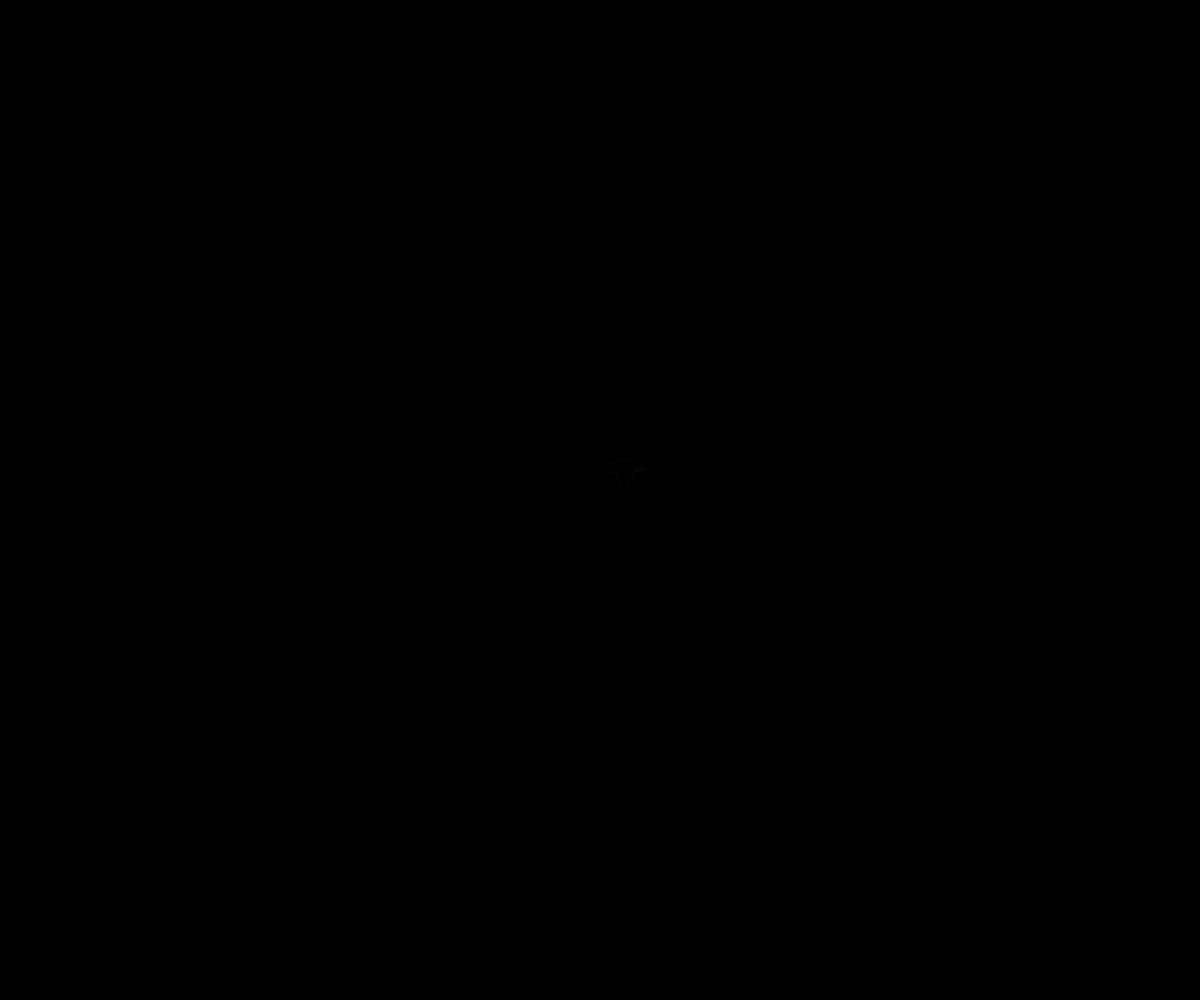
Frame 1 (no input)
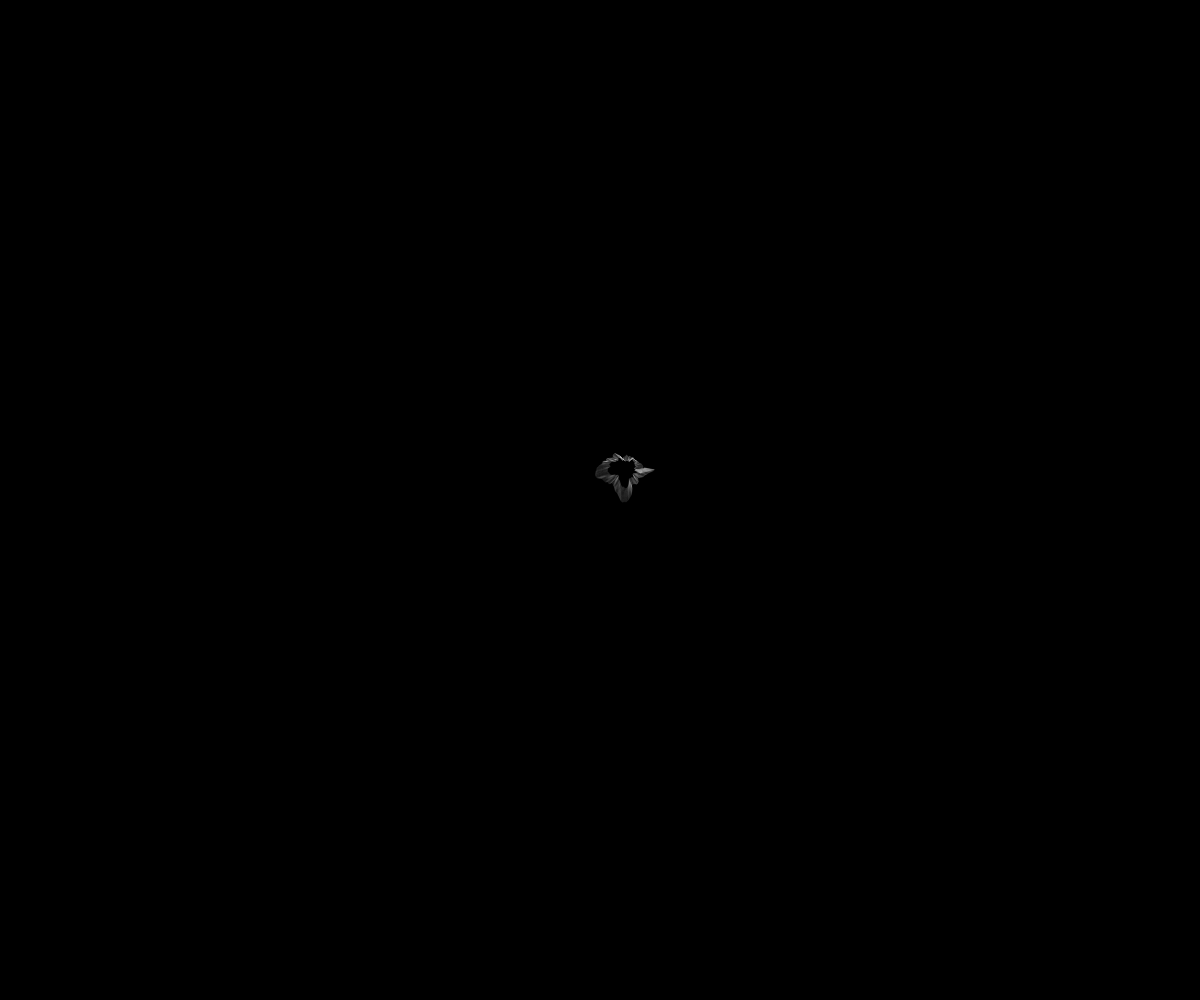
Frame 60 (no input)
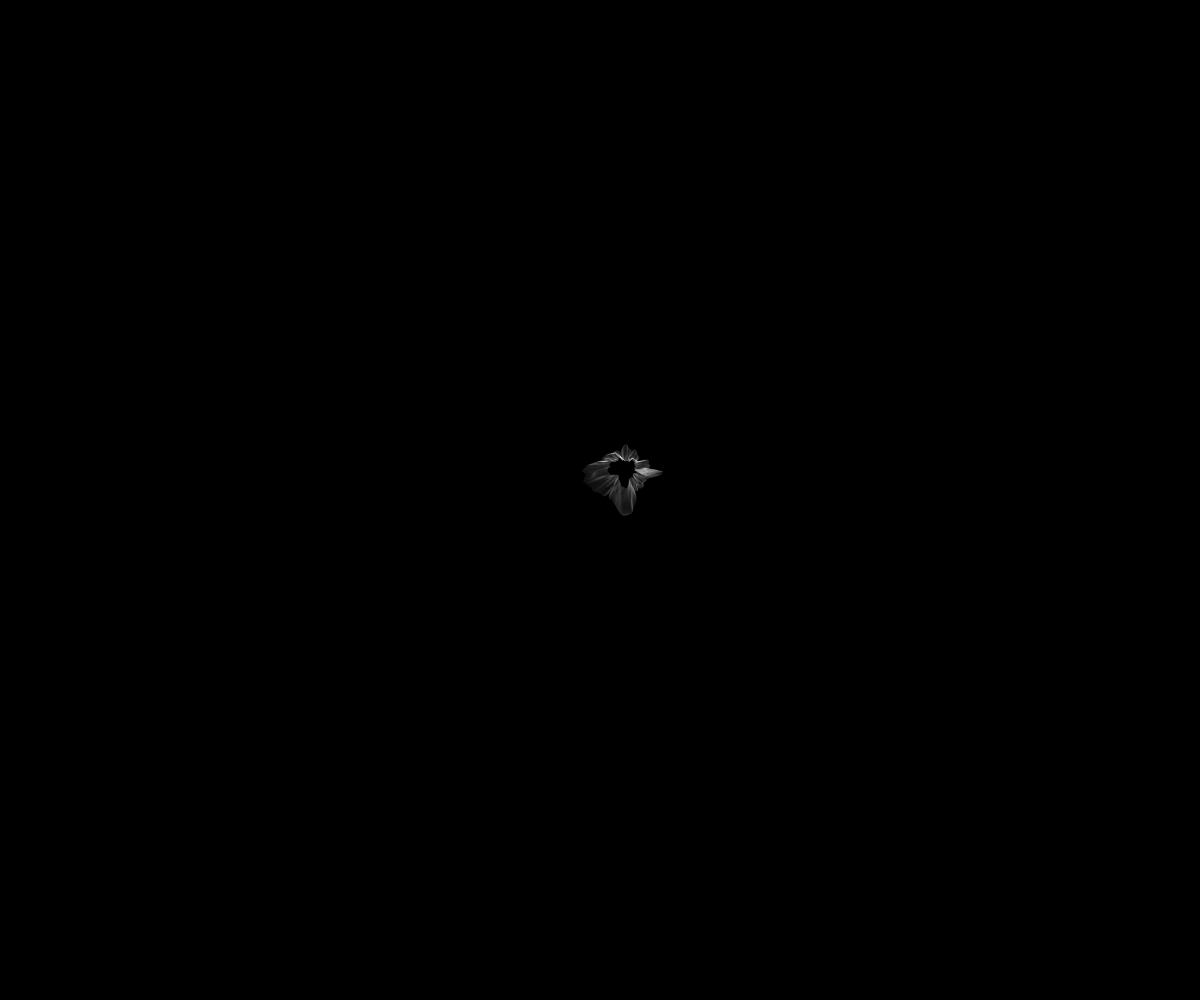
Frame 120 (the mouse pressed at the canvas centre since frame 60)

The p5.js sketch that drew these frames (run headless with seeded random() and noise() and a simulated clock; from frame 60 on, the mouse is pressed at the canvas centre):

// p5.js sketch
// ── sketch.js
var centerX
var centerY
var radius
var totalDegrees = 369
var direction
var rotation
var r = 255
var g = 255
var b = 255

function setup() {
    canvas = createCanvas(
        window.innerWidth,
        window.innerHeight
    )
    background(0)
    centerX = width / 2
    centerY = height / 2
    //changes the size of the hole of the flower
    radius = 30
    angleMode(DEGREES)
    translateX = 0
    translateY = 0
    opacity = 255
    //changes the direction of all of the petals 'in' or 'out'
    direction = "out"
    //changed the roation variable from 24 to 400 and it centered the flower?
    rotation = 400.0
}

function draw() {

    noFill()
    stroke(r, g, b, opacity)
    // added stroke weight for wispy lines
    strokeWeight(0.05)
    beginShape()
        for (let i=0; i <=totalDegrees; i++) {
            var noiseFactor = noise(i / 45, frameCount / 400)
            var x = centerX + radius * cos(i) * noiseFactor
            var y = centerY + radius * sin(i) * noiseFactor
            curveVertex(x, y)
            rotate(-PI/rotation);

        }
    endShape(CLOSE)
    if (direction == "out") {
        if (radius > height / 2) {
            direction == "in"
        } else {
            radius += 0.3
        }
    } else {
        if (radius <= 0) {
            radius = 100
            direction == "out"
        } else {
            radius -= 0.3
        }
    }
    rotation += .5
    if (frameCount > 100) {
        translateX = 0
        translateY = 0
    }
    // if (r > 255) {
    //     r = 0
    // }
    // if (g > 255) {
    //     g = 0
    // }
    // if (b > 255) {
    //     b = 0
    // }
    if (opacity == 0) {
        opacity = 255
    }
    translateX *= frameCount
    translateY *= frameCount
    opacity -= 1

    // one color flower
    // r += 1
    // g += 1
    // b += 1
}

// how do I get it to stop looping?
